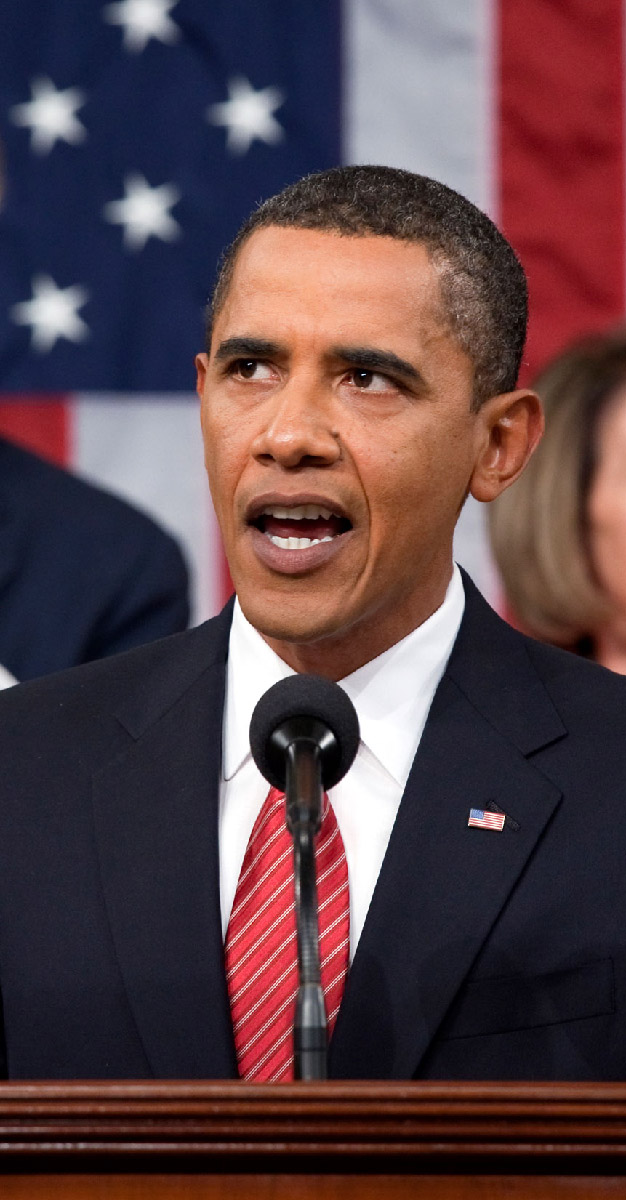
#> input picture data/1/obama2.jpg, 626 x 1200 px
$ python face_detection_image.py
#> lines starting #> are read from the running program, lines starting #| are printed output that depends on the picture; after the words box and inside, x2 and y2 are one past the last pixel; in counts of white or black regions, pixels touching at a corner belong together
#> further down, src is the input picture: shape (1200, 626, 3); mean B, G, R 69.7, 64.8, 89.2
import cv2 as cv


def face_detection(image):
	# 转成灰度图像
    gray = cv.cvtColor(image, cv.COLOR_BGR2GRAY)
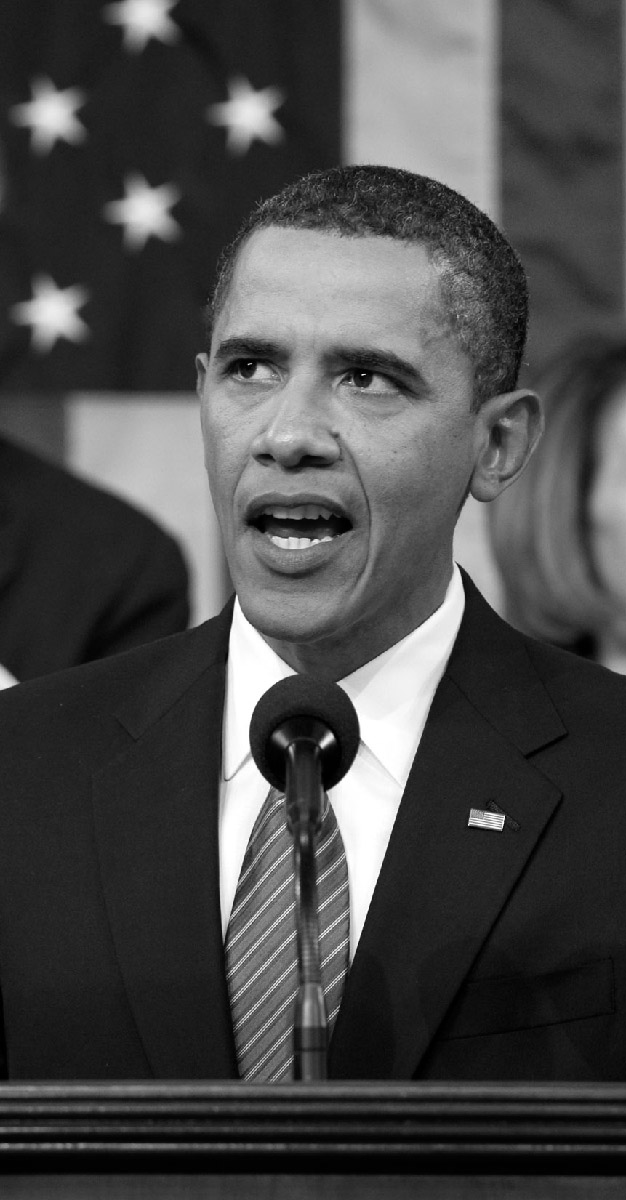
#> gray: shape (1200, 626); min 0, max 255, mean 72.6
    # 创建一个级联分类器 加载一个.xml分类器文件 它既可以是Haar特征也可以是LBP特征的分类器
    face_detecter = cv.CascadeClassifier(r'../haarcascades/haarcascade_frontalface_default.xml')
    # 多个尺度空间进行人脸检测   返回检测到的人脸区域坐标信息
    faces = face_detecter.detectMultiScale(image=gray, scaleFactor=1.1, minNeighbors=5)
#> faces = [[139, 243, 343, 343]]
    print('检测人脸信息如下：\n', faces)
#| 检测人脸信息如下：
#|  [[139 243 343 343]]
    for x, y, w, h in faces:
        # 在原图像上绘制矩形标识
        cv.rectangle(img=image, pt1=(x, y), pt2=(x+w, y+h), color=(0, 0, 255), thickness=2)
#> this loop made 1 pass
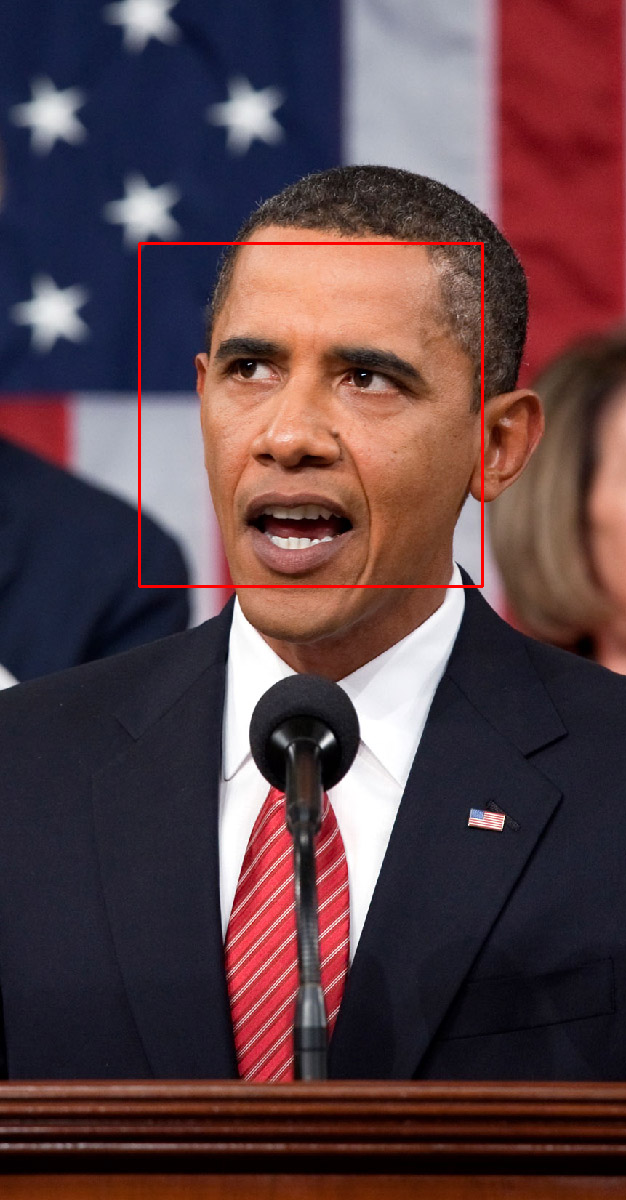
#> image: shape (1200, 626, 3); 0.55% of pixels changed, all inside (x1, y1, x2, y2) = (138, 242, 484, 588)
    cv.imshow('result', image)


src = cv.imread(r'../data/1/obama2.jpg')
cv.imshow('input image', src)
face_detection(src)
cv.waitKey(0)
cv.destroyAllWindows()

$ run again, with data/1/1021633042_0_0_1000_566_1920x0_80_0_0_c23f383c524db826c03e1d9f6df8b2a7.jpg copied over data/1/obama2.jpg
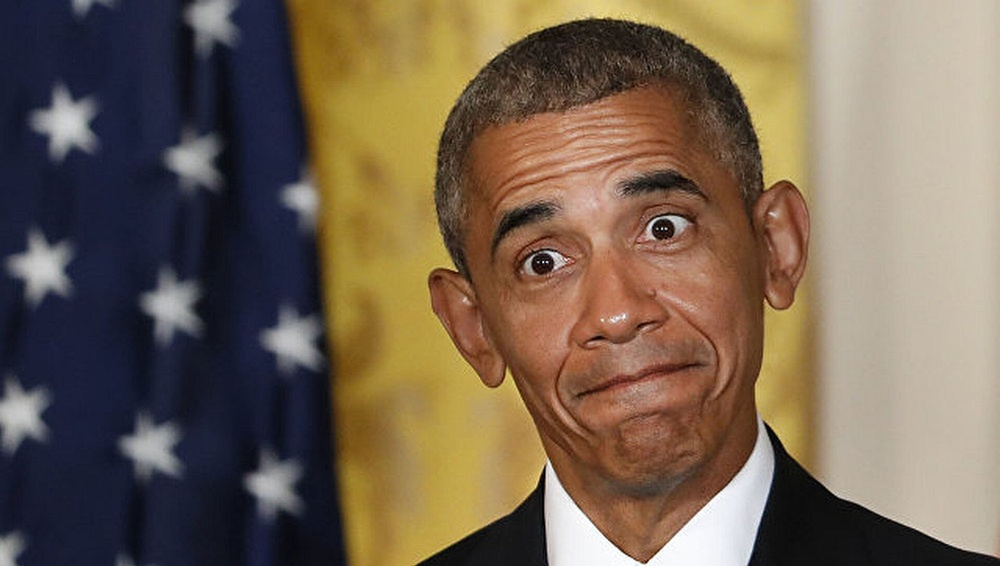
#> input picture data/1/1021633042_0_0_1000_566_1920x0_80_0_0_c23f383c524db826c03e1d9f6df8b2a7.jpg, 1000 x 566 px, shrunk from 1920 x 1086 before the run
#> src is the input picture: shape (566, 1000, 3); mean B, G, R 82.4, 100.4, 117.4
#> in face_detection, `gray = cv.cvtColor(image, cv.COLOR_BGR2GRAY)`:
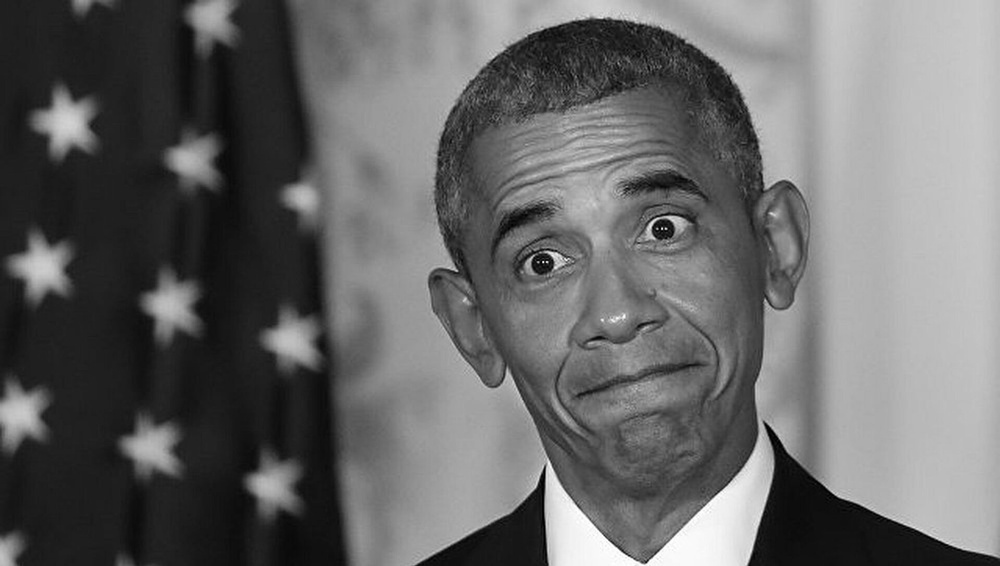
#> gray: shape (566, 1000); min 0, max 255, mean 103.5
#> faces = [[420, 89, 367, 367]]
#| 检测人脸信息如下：
#|  [[420  89 367 367]]
#> the loop in face_detection, `for x, y, w, h in faces:` made 1 pass
#> after the loop in face_detection, `for x, y, w, h in faces:`:
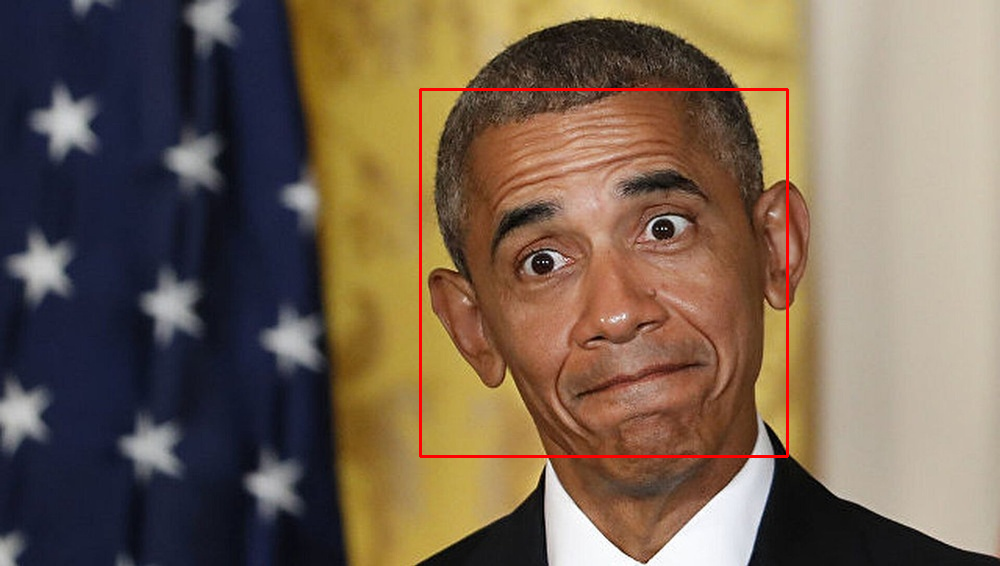
#> image: shape (566, 1000, 3); 0.78% of pixels changed, all inside (x1, y1, x2, y2) = (419, 88, 789, 458)

$ run again, with data/1/2016-11-09t172744z_275329568_ht1ecb91chq67_rtrmadp_3_usa-election-obama.jpg copied over data/1/obama2.jpg
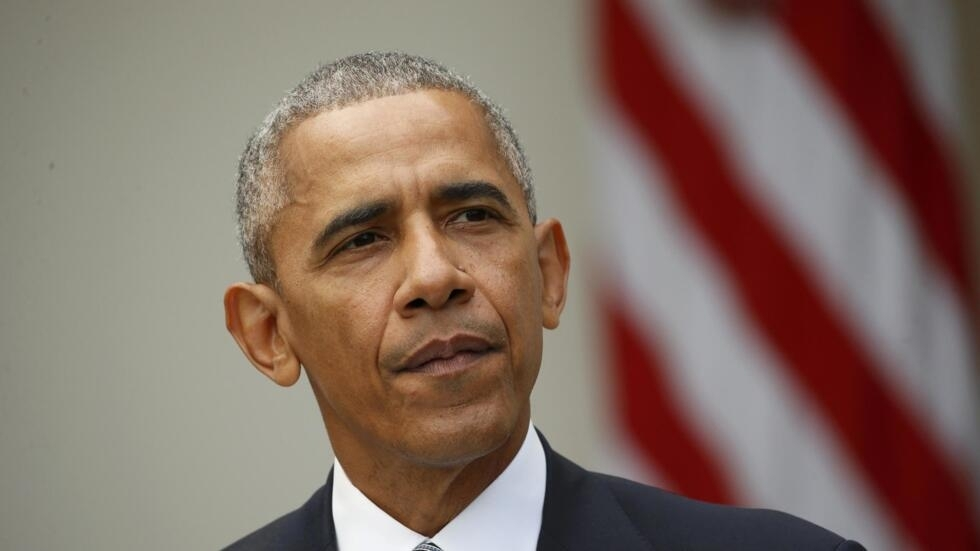
#> input picture data/1/2016-11-09t172744z_275329568_ht1ecb91chq67_rtrmadp_3_usa-election-obama.jpg, 980 x 551 px
#> src is the input picture: shape (551, 980, 3); mean B, G, R 100.8, 111.1, 132
#> in face_detection, `gray = cv.cvtColor(image, cv.COLOR_BGR2GRAY)`:
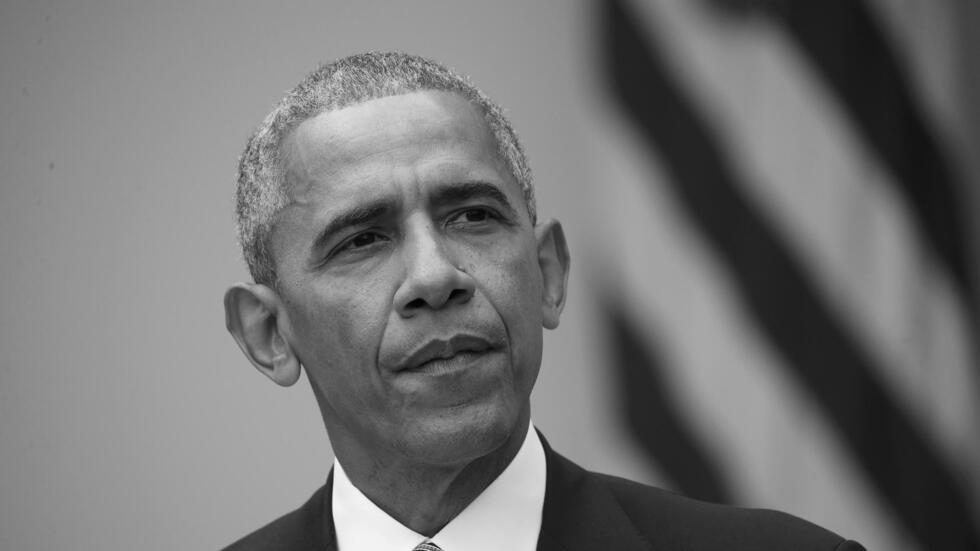
#> gray: shape (551, 980); min 2, max 252, mean 116.2
#> faces = [[263, 95, 336, 336]]
#| 检测人脸信息如下：
#|  [[263  95 336 336]]
#> the loop in face_detection, `for x, y, w, h in faces:` made 1 pass
#> after the loop in face_detection, `for x, y, w, h in faces:`:
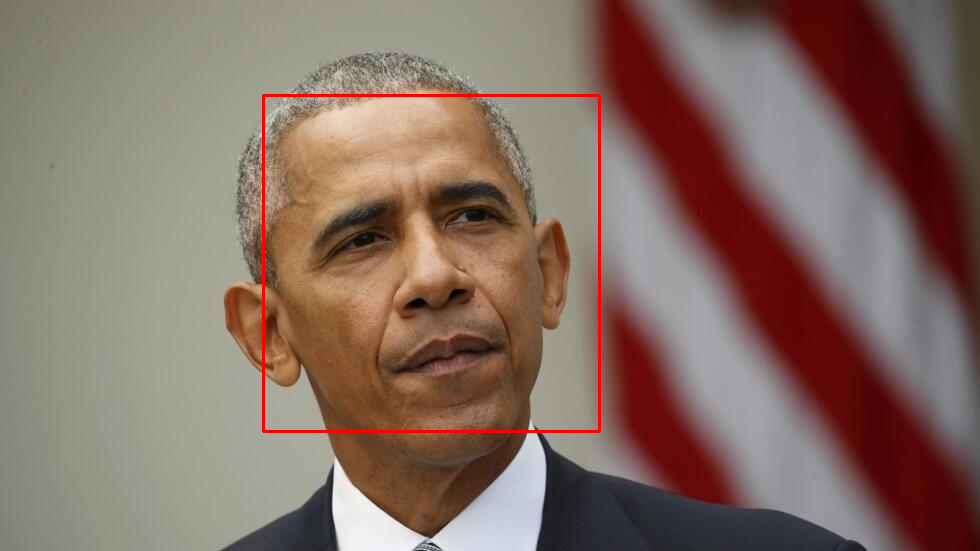
#> image: shape (551, 980, 3); 0.75% of pixels changed, all inside (x1, y1, x2, y2) = (262, 94, 601, 433)

$ run again, with data/1/2017-01-06t164712z_1826903665_rc1e79fc6100_rtrmadp_3_usa-obama_1.jpg copied over data/1/obama2.jpg
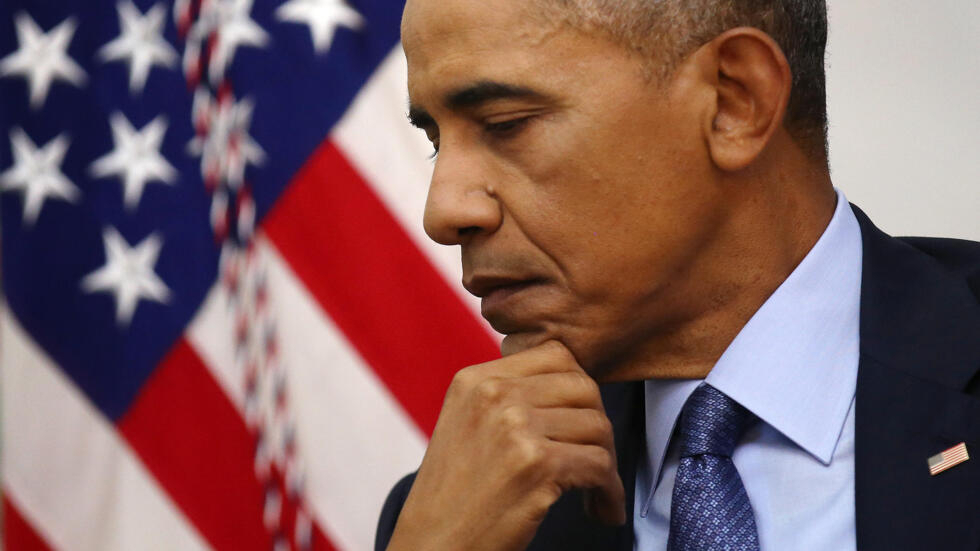
#> input picture data/1/2017-01-06t164712z_1826903665_rc1e79fc6100_rtrmadp_3_usa-obama_1.jpg, 980 x 551 px
#> src is the input picture: shape (551, 980, 3); mean B, G, R 96, 95.6, 129.3
#> in face_detection, `gray = cv.cvtColor(image, cv.COLOR_BGR2GRAY)`:
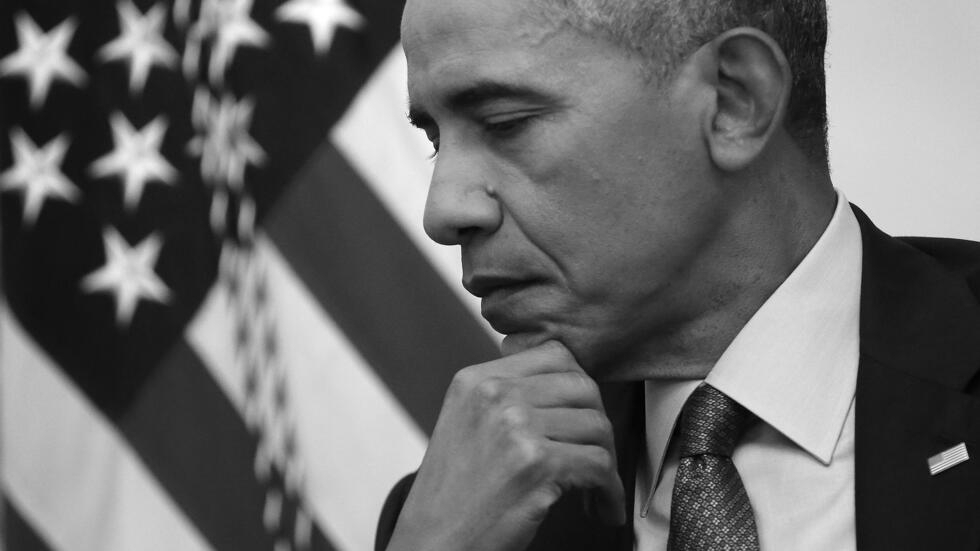
#> gray: shape (551, 980); min 0, max 255, mean 105.7
#> faces = ()
#| 检测人脸信息如下：
#|  ()
